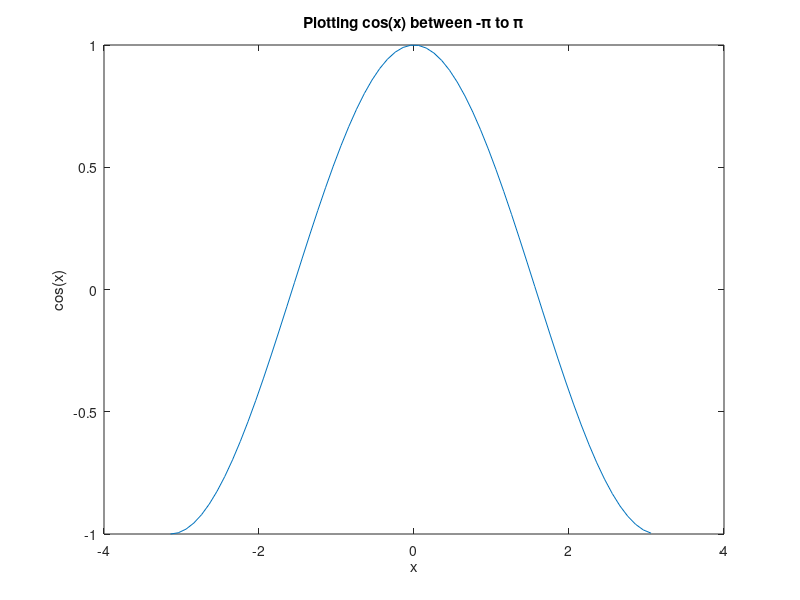

Source code (MATLAB):
% Plotting cosine function
x = -pi:0.1:pi;
y = cos(x);
plot(x,y);
xlabel('x');
ylabel('cos(x)');
title('Plotting cos(x) between -\pi to \pi');